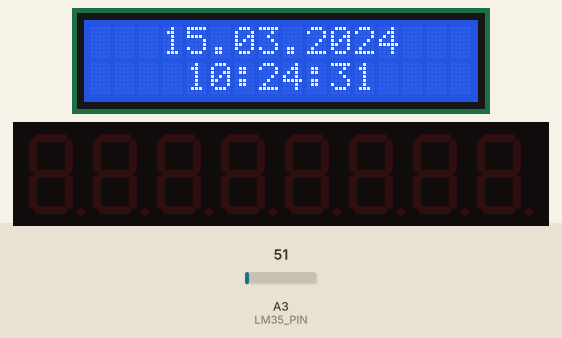
The sketch below on a simulated Arduino Uno, built with avr-gcc and run on an emulated ATmega328P. Parts: 16×2 character LCD, 8-digit seven-segment display. The inputs (shaded band) are chosen by the test bench; at power-on: A3 (LM35_PIN) = 51. The local clock reads 2024-03-15 10:24:30 at power-on unless the sketch sets it.

Above: at 1.1 s.
At 4.5 s:
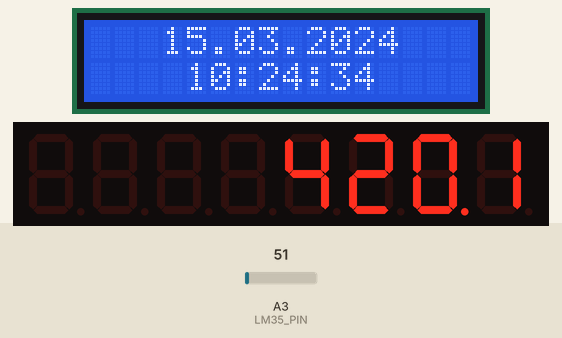
4.6 s: A3 (LM35_PIN) set to 61
At 6.6 s:
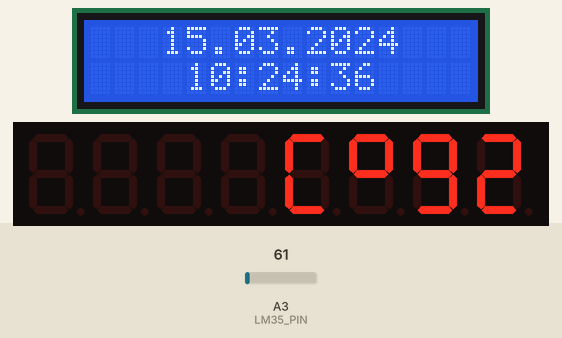
7.6 s: A3 (LM35_PIN) set to 71
At 10.8 s:
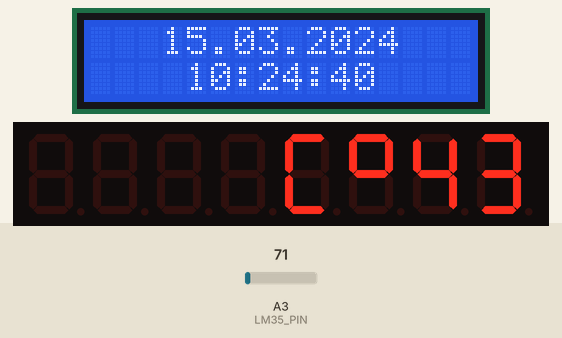
Timing chart, 0 to 12.3 s (numbered marks = the images above; inputs shaded):
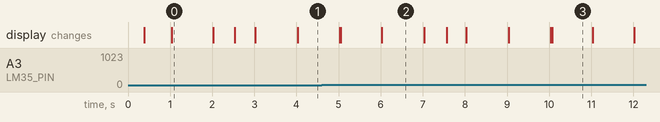

Measured:
- what the display in image 0 shows lasts 1.0 s, from 1.0 s to 2.0 s

The sketch:

clock_without_delay.ino
```cpp
//gerekli kutuphaneler: I2C haberlesme icin Wire.h
//saat fonksiyonlari icin Time.h,
//DS1307 RTC entegresi icin DS1307RTC.h,
//gerekli kutuphaneler: MAX7219 7-segment surucu icin LedControl.h
//I2C LCD icin LiquidTWI2.h
#include <Wire.h>
#include <Time.h>
#include <DS1307RTC.h>
#include <LedControl.h>
#include <LiquidTWI2.h>

//sicaklik sensoru pini
#define LM35_PIN A3

//I2C LCD icin tanimlama
LiquidTWI2 lcd(0x20);
//DataIn, Clock, Load, surucu sayisi
LedControl lc = LedControl(10, 12, 11, 1);

//delay kullanmadan bekleme fonksiyonu icin degiskenler
bool state = LOW;
int previousMillis = 0;
int interval = 2500;

//7-segment gosterge icin degiskenler
int temp = 0;
int temp_first_digit = 0;
int temp_second_digit = 0;
int hour_first_digit = 0;
int hour_second_digit = 0;
int minute_first_digit = 0;
int minute_second_digit = 0;

void setup()
{
  //gostergeyi calistir
  lc.shutdown(0, false);
  //gosterge parlakligini 0-15 arasinda ayarla
  lc.setIntensity(0, 8);
  //gostergeyi temizle
  lc.clearDisplay(0);
  //I2C LCD icin ayar
  lcd.setMCPType(LTI_TYPE_MCP23008);
  //16 sutun, 2 satir
  lcd.begin(16, 2);
  //arka isigi ac
  lcd.setBacklight(HIGH);
  delay(300);
}

void loop()
{
  //suanki zamani hafizada tut
  int currentMillis = millis();
  //lm35 i oku ve degeri santigrada cevir
  temp = (5.0 * analogRead(LM35_PIN) * 100.0) / 1024;
  //lcd ekrana tarih ve saati yaz
  lcd_print();
  //suanki zaman ile bir onceki zamanin farki bekleme suresi kadar ise
  if (currentMillis - previousMillis > interval)
  {
    //zaman bilgisini sifirla
    previousMillis = currentMillis;
    //state degiskeni 0 ise
    if (state == LOW)
    {
      //7-segment gostergeye saati yaz
      led_clock();
      //state degiskenini 1 yap
      state = HIGH;
    }
    //state degiskeni 0 degil ise
    else
    {
      //7-segment gostergeye sicaklik bilgisini yaz
      led_temp();
      //state degiskenini 0 yap
      state = LOW;
    }
  }

}

//7-segment gostergeye saati yazma fonksiyonu
void led_clock()
{
  //tm formatinda saat bilgisini okumak icin bu satiri ekliyoruz
  tmElements_t tm;
  if (RTC.read(tm))//RTC entegresinden tm formatinda okunabiliyorsa
  {
    //saat degerini basamaklarina ayir
    convertTwoDigits(tm.Hour, &hour_first_digit, &hour_second_digit);
    //7-segment gostergeye saati basamak basamak yaz
    lc.setDigit(0, 0, hour_first_digit, false);
    lc.setDigit(0, 1, hour_second_digit, true);
    //dakika degerini basamaklarina ayir
    convertTwoDigits(tm.Minute, &minute_first_digit, &minute_second_digit);
    //7-segment gostergeye dakikayi basamak basamak yaz
    lc.setDigit(0, 2, minute_first_digit, false);
    lc.setDigit(0, 3, minute_second_digit, false);
  }
  else //RTC entegresi okunamiyorsa tum hanelere 8 yaz
  {
    lc.setDigit(0, 0, 8, true);
    lc.setDigit(0, 1, 8, true);
    lc.setDigit(0, 2, 8, true);
    lc.setDigit(0, 3, 8, true);
  }
}

//7-segment gostergeye sicaklik yazma fonksiyonu
void led_temp()
{
  //sicaklik degerini basamaklarina ayir
  convertTwoDigits(temp, &temp_first_digit, &temp_second_digit);
  //7-segment gostergenin ilk iki hanesine sicakligi basamak basamak yaz
  lc.setDigit(0, 0, temp_first_digit, false);
  lc.setDigit(0, 1, temp_second_digit, false);
  //7-segment gostergenin son iki hanesine santigrad derece sembolu yaz
  lc.setRow(0, 2, B01100011); //derece sembolu
  lc.setRow(0, 3, B01001110); //C harfi
}

//iki basamakli sayiyi basamaklarina ayirma fonksiyonu
void convertTwoDigits(int number, int *first, int *second ) {
  //sayi 10'dan kucukse tek basamaklidir, ilk haneyi 0 yap
  if (number >= 0 && number < 10)
  {
    *first = 0;
    *second = number;
  }
  //sayi 10'dan buyukse
  else
  {
    //onlar basamagini sayinin 1/10'una esitle
    *first = number / 10;
    //birler basamagini sayinin 10'dan bolumune kalanina esitle
    *second = number % 10;
  }
}

//RTC entegresini okuma fonksiyonu
void rtc_read()
{
  //tm formatinda saat bilgisini okumak icin bu satiri ekliyoruz
  tmElements_t tm;
  //RTC entegresi okunamiyorsa ekrana hata mesaji yaz
  if (RTC.chipPresent())
    lcd.print("RTC Okuma Hatasi!");
}

//LCD ekrana tarih ve saat yazma fonksiyonu
//GG.AA.YYYY
//SS:DD:ss
void lcd_print()
{
  //tm formatinda saat bilgisini okumak icin bu satiri ekliyoruz
  tmElements_t tm;
  //RTC entegresinden tm formatinda okunabiliyorsa
  if (RTC.read(tm))
  {
    //imleci ekranin birinci satir dorduncu sutuna getir
    lcd.setCursor(3, 0);
    if (tm.Day < 10) //gun tek haneliyse basina 0 koy
      lcd.print("0");
    //gun bilgisini yaz
    lcd.print(tm.Day);
    //gun ile ay ayiraci koy
    lcd.print(".");
    if (tm.Month < 10) //ay tek haneliyse basina 0 koy
      lcd.print("0");
    //ay bilgisini yaz
    lcd.print(tm.Month);
    //ay ile yil ayiraci koy
    lcd.print(".");
    //yili dort haneli olarak yaz
    lcd.print(tmYearToCalendar(tm.Year));
    //imleci ikinci satir besinci sutuna getir
    lcd.setCursor(4, 1);
    if (tm.Hour < 10) //saat tek haneliyse basina 0 koy
      lcd.print("0");
    //saat bilgisini yaz
    lcd.print(tm.Hour);
    //saat ile dakika ayiraci koy
    lcd.print(":");
    if (tm.Minute < 10) //dakika tek haneliyse basina 0 koy
      lcd.print("0");
    //dakika bilgisini yaz
    lcd.print(tm.Minute);
    //dakika ile saniye ayiraci koy
    lcd.print(":");
    if (tm.Second < 10) //saniye tek haneliyse basina 0 koy
      lcd.print("0");
    //saniye bilgisini yaz
    lcd.print(tm.Second);
  }
  else //RTC okunamiyorsa ekrana hata mesaji yaz
  {
    if (RTC.chipPresent())
    {
      lcd.setCursor(0, 0);
      lcd.print("RTC Okuma Hatasi");
    }
  }
}
```
